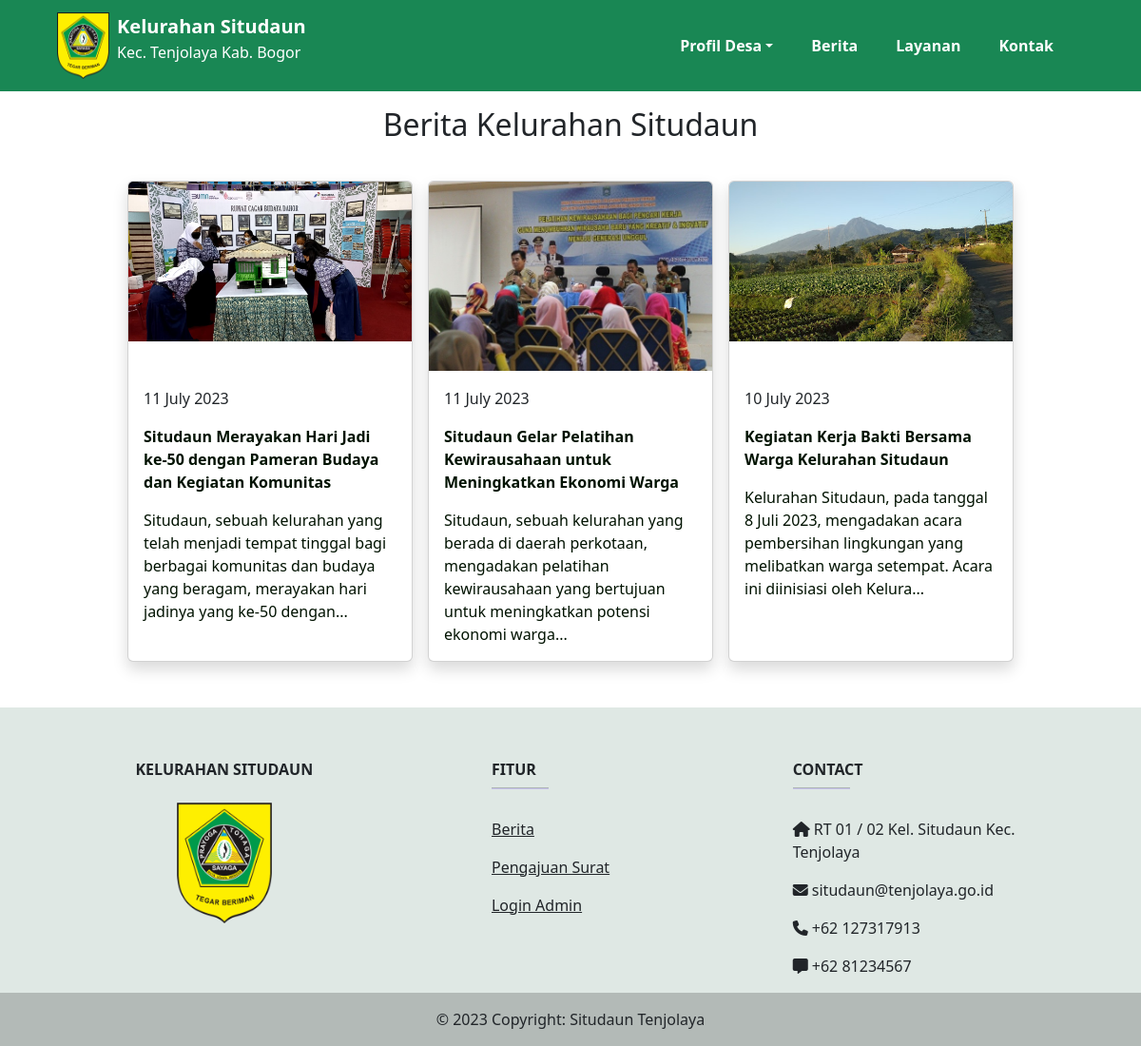
Page /berita.php on the committed database.
### tables this page shows
CREATE TABLE `berita` (
  `id` int(11) NOT NULL,
  `slug` varchar(300) NOT NULL,
  `judul` varchar(350) NOT NULL,
  `teks_pembuka` text NOT NULL,
  `konten` text NOT NULL,
  `gambar` varchar(120) NOT NULL,
  `created_at` timestamp NOT NULL DEFAULT current_timestamp()
);

### process/read-berita.php (called while the page is built)
<?php
include 'database.php';
$result = mysqli_query($conn, "SELECT id, slug, judul, teks_pembuka, created_at, gambar FROM berita ORDER BY created_at DESC");

### berita.php (the view, shortened to what this page needs)
<?php
include 'process/read-berita.php';
?>
<!DOCTYPE html>
<html lang="en">
<head>
    <link rel="stylesheet" href="css/bootstrap.min.css">
</head>
<body>
    <?php
    include('navbar.php')
    ?>
    <div class="container-fluid mt-3">
        <div class="row">
            <div class="col-md-12">
                <h2 class="text-center">Berita Kelurahan Situdaun</h2>
            </div>
        </div>
        <div class="row mt-3 justify-content-center">
            <?php
            while ($row = mysqli_fetch_assoc($result)) {
            ?>
            <div class="card shadow col-sm-3 p-0 mx-2 mt-3">
                <div style="overflow: hidden; height: 200px;">
                    <img src="img/uploads/<?= $row['gambar']; ?>" class="card-img-top" alt="thumbnail">
                </div>
                <div class="card-body">
                    <p class="fs-6">
                        <?php
                            echo strftime("%d %B %Y", strtotime($row['created_at']));
                            ?>
                    </p>
                    <a href="lihat-berita.php?slug=<?= $row['slug']; ?>" class="berita">
                        <p class="fw-bold fs-6"><?= $row['judul']; ?></p>
                        <p class="card-text"><?= $row['teks_pembuka']; ?></p>
                    </a>
                </div>
            </div>
            <?php } ?>
        </div>
    </div>
    <?php
    include 'footer.php';
    ?>
</body>
</html>

### navbar.php (shortened to what this page needs)
<head>
    <link href="vendor/fontawesome-free/css/all.min.css" rel="stylesheet" type="text/css">
</head>
<nav class="navbar navbar-expand-lg px-5 bg-success ">
    <div class="container-fluid">
        <a class="navbar-brand fw-bold d-flex" href="index.php">
            <img src="img/logo-tenjolaya.png" alt="logo" height="70">
            <div class="ms-2 text-white">
                <p class="m-0">Kelurahan Situdaun</p>
                <p class="fw-normal fs-6">Kec. Tenjolaya Kab. Bogor</p>
            </div>
        </a>
        <div class="collapse navbar-collapse " id="navbarNav">
            <ul class="navbar-nav ms-auto fw-semibold">
                <li class="nav-item me-4 dropdown">
                    <a class="nav-link text-white dropdown-toggle" data-bs-toggle="dropdown"
                        style="cursor: pointer;">Profil Desa</a>
                </li>
                <li class="nav-item me-4">
                    <a class="nav-link text-white" href="berita.php">Berita</a>
                </li>
                <li class="nav-item me-4">
                    <a class="nav-link text-white" href="layanan.php">Layanan</a>
                </li>
                <li class="nav-item me-4">
                    <a class="nav-link text-white" href="kontak.php">Kontak</a>
                </li>
            </ul>
        </div>
    </div>
</nav>

### footer.php
<footer class="text-center text-lg-start text-dark mt-5 pt-2" style="background-color: #DFE8E4;" id="footer">
    <section class="">
        <div class="container text-center text-md-start mt-5">
            <div class="row mt-3">
                <div class="col-md-3 col-lg-4 col-xl-3 mx-auto mb-4 d-flex justify-content-start flex-column">
                    <h6 class="text-uppercase fw-bold text-center">Kelurahan Situdaun</h6>
                    <div class="d-flex justify-content-center mt-3">
                        <img src="img/logo-tenjolaya.png" alt="logo" width="100">
                    </div>
                </div>
                <div class="col-md-3 col-lg-2 col-xl-2 mx-auto mb-4">
                    <h6 class="text-uppercase fw-bold">Fitur</h6>
                    <hr class="mb-4 mt-0 d-inline-block mx-auto" style="width: 60px; background-color: #7c4dff; height: 2px" />
                    <p>
                        <a href="berita.php" class="text-dark">Berita</a>
                    </p>
                    <p>
                        <a href="layanan.php" class="text-dark">Pengajuan Surat</a>
                    </p>
                    <p>
                        <a href="admin/index.php" class="text-dark">Login Admin</a>
                    </p>
                </div>
                <div class="col-md-4 col-lg-3 col-xl-3 mx-auto mb-md-0 mb-4">
                    <h6 class="text-uppercase fw-bold">Contact</h6>
                    <hr class="mb-4 mt-0 d-inline-block mx-auto" style="width: 60px; background-color: #7c4dff; height: 2px" />
                    <p><i class="fas fa-home mr-3"></i> RT 01 / 02 Kel. Situdaun Kec. Tenjolaya</p>
                    <p><i class="fas fa-envelope mr-3"></i> situdaun@tenjolaya.go.id</p>
                    <p><i class="fas fa-phone mr-3"></i> +62 127317913</p>
                    <p><i class="fas fa-message mr-3"></i> +62 81234567</p>
                </div>
            </div>
        </div>
    </section>
    <div class="text-center p-3" style="background-color: rgba(0, 0, 0, 0.2)">
        © 2023 Copyright:
        <span class="text-dark">Situdaun Tenjolaya</span>
    </div>
</footer>

### berita.php (style rules this page uses)
.berita { text-decoration: none; color: #001200; transition: 0.2s; }

### rows in the picture
berita: gambar (picture), created_at "11 July 2023", judul "Situdaun Merayakan Hari Jadi ke-50 dengan Pameran Budaya dan Kegiatan Komunitas", teks_pembuka "Situdaun, sebuah kelurahan yang telah menjadi tempat tinggal bagi berbagai komunitas dan budaya yang beragam, merayakan hari jadinya yang ke-50 dengan..."
berita: gambar (picture), created_at "11 July 2023", judul "Situdaun Gelar Pelatihan Kewirausahaan untuk Meningkatkan Ekonomi Warga", teks_pembuka "Situdaun, sebuah kelurahan yang berada di daerah perkotaan, mengadakan pelatihan kewirausahaan yang bertujuan untuk meningkatkan potensi ekonomi warga..."
berita: gambar (picture), created_at "10 July 2023", judul "Kegiatan Kerja Bakti Bersama Warga Kelurahan Situdaun", teks_pembuka "Kelurahan Situdaun, pada tanggal 8 Juli 2023, mengadakan acara pembersihan lingkungan yang melibatkan warga setempat. Acara ini diinisiasi oleh Kelura..."
